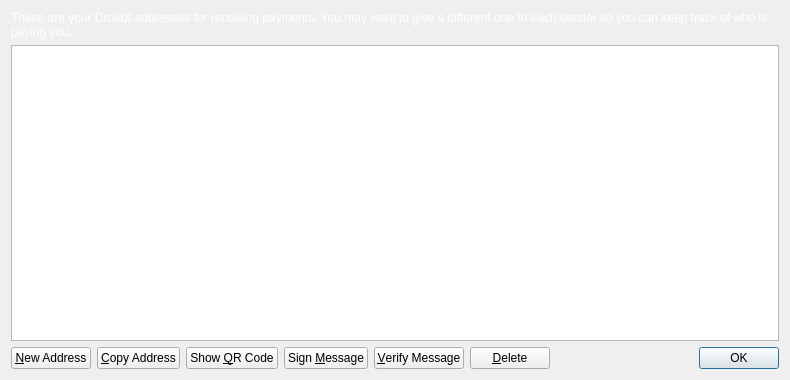
<?xml version="1.0" encoding="UTF-8"?>
<ui version="4.0">
 <class>AddressBookPage</class>
 <widget class="QWidget" name="AddressBookPage">
  <property name="geometry">
   <rect>
    <x>0</x>
    <y>0</y>
    <width>790</width>
    <height>380</height>
   </rect>
  </property>
  <property name="windowTitle">
   <string>Address Book</string>
  </property>
  <layout class="QVBoxLayout" name="verticalLayout">
   <item>
    <widget class="QLabel" name="labelExplanation">
	 <property name="styleSheet">
             <string notr="true">QLabel { color: white; }</string>
     </property>
     <property name="text">
      <string>These are your DroidX addresses for receiving payments. You may want to give a different one to each sender so you can keep track of who is paying you.</string>
     </property>
     <property name="textFormat">
      <enum>Qt::PlainText</enum>
     </property>
     <property name="wordWrap">
      <bool>true</bool>
     </property>
    </widget>
   </item>
   <item>
    <widget class="QTableView" name="tableView">
     <property name="contextMenuPolicy">
      <enum>Qt::CustomContextMenu</enum>
     </property>
     <property name="toolTip">
      <string>Double-click to edit address or label</string>
     </property>
     <property name="tabKeyNavigation">
      <bool>false</bool>
     </property>
     <property name="alternatingRowColors">
      <bool>true</bool>
     </property>
     <property name="selectionMode">
      <enum>QAbstractItemView::SingleSelection</enum>
     </property>
     <property name="selectionBehavior">
      <enum>QAbstractItemView::SelectRows</enum>
     </property>
     <property name="sortingEnabled">
      <bool>true</bool>
     </property>
     <attribute name="verticalHeaderVisible">
      <bool>false</bool>
     </attribute>
    </widget>
   </item>
   <item>
    <layout class="QHBoxLayout" name="horizontalLayout">
     <item>
      <widget class="QPushButton" name="newAddressButton">
       <property name="toolTip">
        <string>Create a new address</string>
       </property>
       <property name="text">
        <string>&amp;New Address</string>
       </property>
       <property name="icon">
        <iconset resource="../bitcoin.qrc">
         <normaloff>:/icons/add</normaloff>:/icons/add</iconset>
       </property>
      </widget>
     </item>
     <item>
      <widget class="QPushButton" name="copyToClipboard">
       <property name="toolTip">
        <string>Copy the currently selected address to the system clipboard</string>
       </property>
       <property name="text">
        <string>&amp;Copy Address</string>
       </property>
       <property name="icon">
        <iconset resource="../bitcoin.qrc">
         <normaloff>:/icons/editcopy</normaloff>:/icons/editcopy</iconset>
       </property>
      </widget>
     </item>
     <item>
      <widget class="QPushButton" name="showQRCode">
       <property name="text">
        <string>Show &amp;QR Code</string>
       </property>
       <property name="icon">
        <iconset resource="../bitcoin.qrc">
         <normaloff>:/icons/qrcode</normaloff>:/icons/qrcode</iconset>
       </property>
      </widget>
     </item>
     <item>
      <widget class="QPushButton" name="signMessage">
       <property name="toolTip">
        <string>Sign a message to prove you own a DroidX address</string>
       </property>
       <property name="text">
        <string>Sign &amp;Message</string>
       </property>
       <property name="icon">
        <iconset resource="../bitcoin.qrc">
         <normaloff>:/icons/edit</normaloff>:/icons/edit</iconset>
       </property>
      </widget>
     </item>
     <item>
      <widget class="QPushButton" name="verifyMessage">
       <property name="toolTip">
        <string>Verify a message to ensure it was signed with a specified DroidX address</string>
       </property>
       <property name="text">
        <string>&amp;Verify Message</string>
       </property>
       <property name="icon">
        <iconset resource="../bitcoin.qrc">
         <normaloff>:/icons/transaction_0</normaloff>:/icons/transaction_0</iconset>
       </property>
      </widget>
     </item>
     <item>
      <widget class="QPushButton" name="deleteButton">
       <property name="toolTip">
        <string>Delete the currently selected address from the list</string>
       </property>
       <property name="text">
        <string>&amp;Delete</string>
       </property>
       <property name="icon">
        <iconset resource="../bitcoin.qrc">
         <normaloff>:/icons/remove</normaloff>:/icons/remove</iconset>
       </property>
      </widget>
     </item>
     <item>
      <spacer name="horizontalSpacer">
       <property name="orientation">
        <enum>Qt::Horizontal</enum>
       </property>
       <property name="sizeHint" stdset="0">
        <size>
         <width>40</width>
         <height>20</height>
        </size>
       </property>
      </spacer>
     </item>
     <item>
      <widget class="QDialogButtonBox" name="buttonBox">
       <property name="sizePolicy">
        <sizepolicy hsizetype="Maximum" vsizetype="Fixed">
         <horstretch>0</horstretch>
         <verstretch>0</verstretch>
        </sizepolicy>
       </property>
       <property name="standardButtons">
        <set>QDialogButtonBox::Ok</set>
       </property>
      </widget>
     </item>
    </layout>
   </item>
  </layout>
 </widget>
 <resources>
  <include location="../bitcoin.qrc"/>
 </resources>
 <connections/>
</ui>
